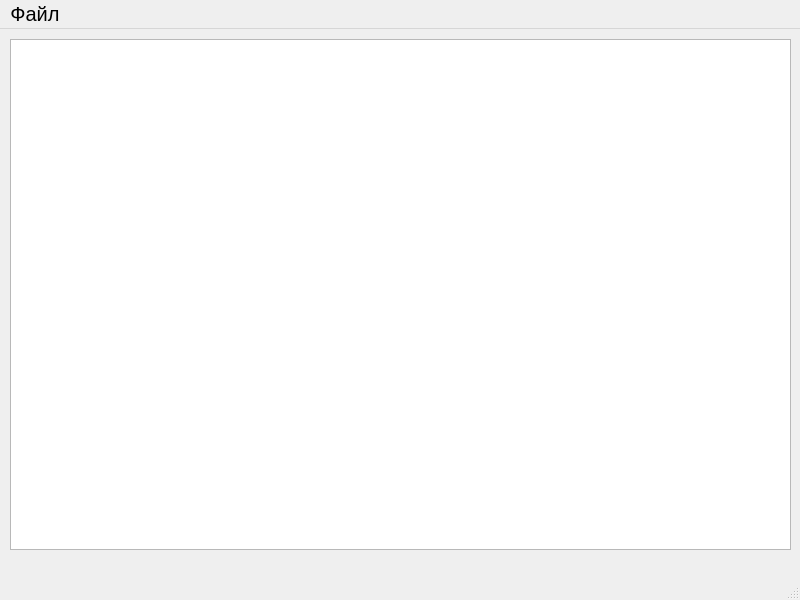
<?xml version="1.0" encoding="UTF-8"?>
<ui version="4.0">
 <class>MainWindow</class>
 <widget class="QMainWindow" name="MainWindow">
  <property name="geometry">
   <rect>
    <x>0</x>
    <y>0</y>
    <width>800</width>
    <height>600</height>
   </rect>
  </property>
  <property name="font">
   <font>
    <pointsize>15</pointsize>
   </font>
  </property>
  <property name="windowTitle">
   <string>MainWindow</string>
  </property>
  <widget class="QWidget" name="centralwidget">
   <widget class="QPlainTextEdit" name="TextEditor">
    <property name="geometry">
     <rect>
      <x>10</x>
      <y>10</y>
      <width>781</width>
      <height>511</height>
     </rect>
    </property>
   </widget>
  </widget>
  <widget class="QMenuBar" name="menubar">
   <property name="geometry">
    <rect>
     <x>0</x>
     <y>0</y>
     <width>800</width>
     <height>30</height>
    </rect>
   </property>
   <widget class="QMenu" name="menu">
    <property name="font">
     <font>
      <pointsize>15</pointsize>
     </font>
    </property>
    <property name="title">
     <string>Файл</string>
    </property>
    <addaction name="CreateFile"/>
    <addaction name="OpenFile"/>
    <addaction name="SaveFile"/>
    <addaction name="Sorting"/>
    <addaction name="FindTwoMan"/>
    <addaction name="ClearFile"/>
    <addaction name="Exit"/>
   </widget>
   <addaction name="menu"/>
  </widget>
  <widget class="QStatusBar" name="statusbar"/>
  <action name="CreateFile">
   <property name="text">
    <string>Создать</string>
   </property>
  </action>
  <action name="OpenFile">
   <property name="text">
    <string>Открыть</string>
   </property>
  </action>
  <action name="SaveFile">
   <property name="text">
    <string>Сохранить</string>
   </property>
  </action>
  <action name="Sorting">
   <property name="text">
    <string>Сортировать по ср. баллу</string>
   </property>
  </action>
  <action name="FindTwoMan">
   <property name="text">
    <string>Поиск двоечников</string>
   </property>
  </action>
  <action name="ClearFile">
   <property name="text">
    <string>Очистить</string>
   </property>
  </action>
  <action name="Exit">
   <property name="text">
    <string>Выход</string>
   </property>
  </action>
 </widget>
 <resources/>
 <connections/>
</ui>
